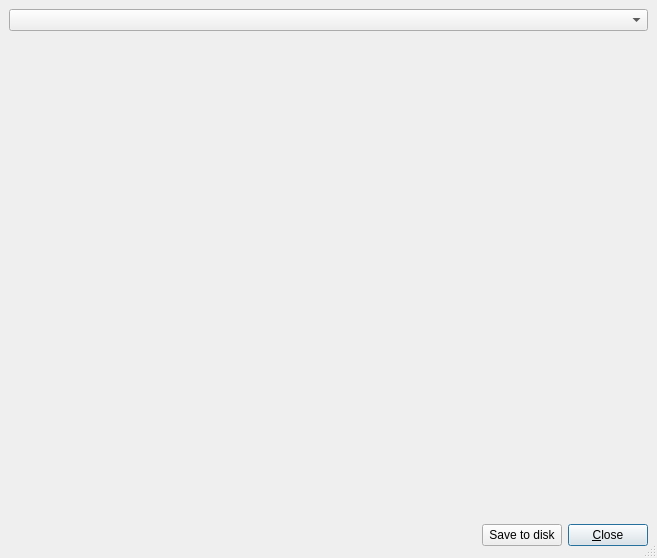
<?xml version="1.0" encoding="UTF-8"?>
<ui version="4.0">
 <class>Gui::Dialog::DlgParameter</class>
 <widget class="QDialog" name="Gui::Dialog::DlgParameter">
  <property name="geometry">
   <rect>
    <x>0</x>
    <y>0</y>
    <width>657</width>
    <height>558</height>
   </rect>
  </property>
  <property name="windowTitle">
   <string>Parameter Editor</string>
  </property>
  <property name="sizeGripEnabled">
   <bool>true</bool>
  </property>
  <property name="modal">
   <bool>true</bool>
  </property>
  <layout class="QGridLayout">
   <property name="margin">
    <number>9</number>
   </property>
   <property name="spacing">
    <number>6</number>
   </property>
   <item row="2" column="0">
    <layout class="QHBoxLayout">
     <property name="margin" >
      <number>0</number>
     </property>
     <property name="spacing">
      <number>6</number>
     </property>
     <item>
      <spacer>
       <property name="orientation">
        <enum>Qt::Horizontal</enum>
       </property>
       <property name="sizeType">
        <enum>QSizePolicy::Expanding</enum>
       </property>
       <property name="sizeHint" >
        <size>
         <width>351</width>
         <height>27</height>
        </size>
       </property>
      </spacer>
     </item>
     <item>
      <widget class="QPushButton" name="buttonSaveToDisk">
       <property name="text">
        <string>Save to disk</string>
       </property>
       <property name="shortcut">
        <string>Alt+C</string>
       </property>
       <property name="autoDefault">
        <bool>true</bool>
       </property>
       <property name="default">
        <bool>true</bool>
       </property>
      </widget>
     </item>
     <item>
      <widget class="QPushButton" name="closeButton">
       <property name="text">
        <string>&amp;Close</string>
       </property>
       <property name="shortcut">
        <string>Alt+C</string>
       </property>
       <property name="autoDefault">
        <bool>true</bool>
       </property>
       <property name="default">
        <bool>true</bool>
       </property>
      </widget>
     </item>
    </layout>
   </item>
   <item row="1" column="0">
    <widget class="QSplitter" name="splitter3">
     <property name="orientation">
      <enum>Qt::Horizontal</enum>
     </property>
    </widget>
   </item>
   <item row="0" column="0">
    <widget class="Gui::StyledComboBox" name="parameterSet"/>
   </item>
  </layout>
 </widget>
 <layoutdefault spacing="6" margin="11"/>
 <customwidgets>
  <customwidget>
   <class>Gui::StyledComboBox</class>
   <extends>QComboBox</extends>
   <header>Gui/Widgets.h</header>
  </customwidget>
 </customwidgets>
 <resources/>
 <connections/>
</ui>
